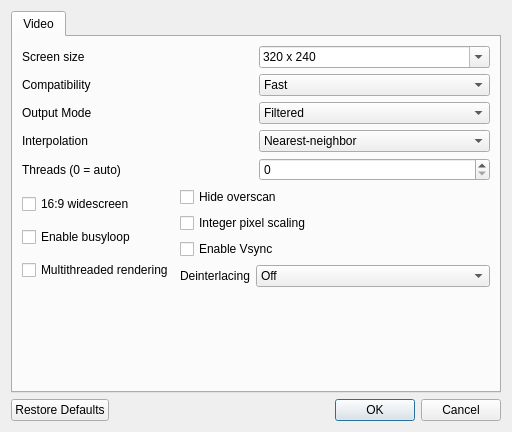
<?xml version="1.0" encoding="UTF-8"?>
<ui version="4.0">
 <class>MainDialog</class>
 <widget class="QDialog" name="MainDialog">
  <property name="geometry">
   <rect>
    <x>0</x>
    <y>0</y>
    <width>374</width>
    <height>432</height>
   </rect>
  </property>
  <property name="windowTitle">
   <string>Angrylion-Plus</string>
  </property>
  <layout class="QVBoxLayout" name="verticalLayout_2">
   <item>
    <layout class="QHBoxLayout" name="horizontalLayout">
     <item>
      <widget class="QTabWidget" name="tabWidget">
       <widget class="QWidget" name="tab">
        <attribute name="title">
         <string>Video</string>
        </attribute>
        <layout class="QVBoxLayout" name="verticalLayout">
         <item>
          <layout class="QHBoxLayout" name="horizontalLayout_2">
           <item>
            <widget class="QLabel" name="label">
             <property name="text">
              <string>Screen size</string>
             </property>
            </widget>
           </item>
           <item>
            <widget class="QComboBox" name="screenSizeComboBox">
             <property name="editable">
              <bool>true</bool>
             </property>
             <item>
              <property name="text">
               <string>320 x 240</string>
              </property>
             </item>
             <item>
              <property name="text">
               <string>400 x 300</string>
              </property>
             </item>
             <item>
              <property name="text">
               <string>480 x 360</string>
              </property>
             </item>
             <item>
              <property name="text">
               <string>640 x 480</string>
              </property>
             </item>
             <item>
              <property name="text">
               <string>800 x 600</string>
              </property>
             </item>
             <item>
              <property name="text">
               <string>960 x 720</string>
              </property>
             </item>
             <item>
              <property name="text">
               <string>1024 x 768</string>
              </property>
             </item>
             <item>
              <property name="text">
               <string>1152 x 864</string>
              </property>
             </item>
             <item>
              <property name="text">
               <string>1280 x 960</string>
              </property>
             </item>
             <item>
              <property name="text">
               <string>1280 x 1024</string>
              </property>
             </item>
             <item>
              <property name="text">
               <string>1440 x 1080</string>
              </property>
             </item>
             <item>
              <property name="text">
               <string>1600 x 1024</string>
              </property>
             </item>
             <item>
              <property name="text">
               <string>1600 x 1200</string>
              </property>
             </item>
            </widget>
           </item>
          </layout>
         </item>
         <item>
          <layout class="QHBoxLayout" name="horizontalLayout_3">
           <item>
            <widget class="QLabel" name="label_2">
             <property name="text">
              <string>Compatibility</string>
             </property>
            </widget>
           </item>
           <item>
            <widget class="QComboBox" name="dpCompatComboBox">
             <item>
              <property name="text">
               <string>Fast</string>
              </property>
             </item>
             <item>
              <property name="text">
               <string>Moderate</string>
              </property>
             </item>
             <item>
              <property name="text">
               <string>Slow</string>
              </property>
             </item>
            </widget>
           </item>
          </layout>
         </item>
         <item>
          <layout class="QHBoxLayout" name="horizontalLayout_4">
           <item>
            <widget class="QLabel" name="label_3">
             <property name="text">
              <string>Output Mode</string>
             </property>
            </widget>
           </item>
           <item>
            <widget class="QComboBox" name="viModeComboBox">
             <item>
              <property name="text">
               <string>Filtered</string>
              </property>
             </item>
             <item>
              <property name="text">
               <string>Unfiltered</string>
              </property>
             </item>
             <item>
              <property name="text">
               <string>Depth</string>
              </property>
             </item>
             <item>
              <property name="text">
               <string>Coverage</string>
              </property>
             </item>
            </widget>
           </item>
          </layout>
         </item>
         <item>
          <layout class="QHBoxLayout" name="horizontalLayout_5">
           <item>
            <widget class="QLabel" name="label_4">
             <property name="text">
              <string>Interpolation</string>
             </property>
            </widget>
           </item>
           <item>
            <widget class="QComboBox" name="viInterpolationComboBox">
             <item>
              <property name="text">
               <string>Nearest-neighbor</string>
              </property>
             </item>
             <item>
              <property name="text">
               <string>Bilinear</string>
              </property>
             </item>
             <item>
              <property name="text">
               <string>Hybrid</string>
              </property>
             </item>
            </widget>
           </item>
          </layout>
         </item>
         <item>
          <layout class="QHBoxLayout" name="horizontalLayout_8">
           <property name="leftMargin">
            <number>0</number>
           </property>
           <property name="topMargin">
            <number>0</number>
           </property>
           <property name="bottomMargin">
            <number>0</number>
           </property>
           <item>
            <widget class="QLabel" name="label_5">
             <property name="text">
              <string>Threads (0 = auto)</string>
             </property>
            </widget>
           </item>
           <item>
            <widget class="QSpinBox" name="numWorkersSpinBox"/>
           </item>
          </layout>
         </item>
         <item>
          <layout class="QHBoxLayout" name="horizontalLayout_11">
           <property name="bottomMargin">
            <number>0</number>
           </property>
           <item>
            <layout class="QVBoxLayout" name="verticalLayout_7">
             <property name="bottomMargin">
              <number>0</number>
             </property>
             <item>
              <widget class="QCheckBox" name="viWidescreenCheckBox">
               <property name="text">
                <string>16:9 widescreen</string>
               </property>
              </widget>
             </item>
             <item>
              <widget class="QCheckBox" name="busyLoopCheckBox">
               <property name="text">
                <string>Enable busyloop</string>
               </property>
              </widget>
             </item>
             <item>
              <widget class="QCheckBox" name="parallelCheckBox">
               <property name="text">
                <string>Multithreaded rendering</string>
               </property>
              </widget>
             </item>
            </layout>
           </item>
           <item>
            <layout class="QVBoxLayout" name="verticalLayout_6">
             <property name="bottomMargin">
              <number>0</number>
             </property>
             <item>
              <widget class="QCheckBox" name="viHideOverscanCheckBox">
               <property name="text">
                <string>Hide overscan</string>
               </property>
              </widget>
             </item>
             <item>
              <widget class="QCheckBox" name="viIntegerScalingCheckBox">
               <property name="text">
                <string>Integer pixel scaling</string>
               </property>
              </widget>
             </item>
             <item>
              <widget class="QCheckBox" name="viVsyncCheckBox">
               <property name="text">
                <string>Enable Vsync</string>
               </property>
             </widget>
             </item>
             <item>
              <layout class="QHBoxLayout" name="viDeinterlaceLayout">
               <item>
                <widget class="QLabel" name="viDeinterlaceLabel">
                 <property name="toolTip">
                  <string>Only applies in Filtered VI mode with interlaced (SERRATE) output. Motion Adaptive uses Weave for static areas and Bob for movement. Edge-Directed Motion Adaptive uses conservative diagonal interpolation on moving areas. Fine Edge-Directed Motion Adaptive uses per-pixel motion detection and a small local support window.</string>
                 </property>
                 <property name="text">
                  <string>Deinterlacing</string>
                 </property>
                </widget>
               </item>
               <item>
                <widget class="QComboBox" name="viDeinterlaceComboBox">
                 <property name="toolTip">
                  <string>Off: native VI output. Bob: vertical interpolation. Motion Adaptive: Weave static areas and Bob moving areas. Edge-Directed Motion Adaptive: same block motion mask, with conservative edge-guided interpolation on moving areas. Fine Edge-Directed Motion Adaptive: per-pixel temporal detection with a 3x2 local motion window, then edge-guided interpolation only near movement.</string>
                 </property>
                 <item>
                  <property name="text">
                   <string>Off</string>
                  </property>
                 </item>
                 <item>
                  <property name="text">
                   <string>Bob</string>
                  </property>
                 </item>
                 <item>
                  <property name="text">
                   <string>Motion Adaptive</string>
                  </property>
                 </item>
                 <item>
                  <property name="text">
                   <string>Motion Adaptive (Edge Directed)</string>
                  </property>
                 </item>
                 <item>
                  <property name="text">
                   <string>Motion Adaptive (Fine Edge Directed)</string>
                  </property>
                 </item>
                </widget>
               </item>
              </layout>
             </item>
            </layout>
           </item>
          </layout>
         </item>
         <item>
          <spacer name="verticalSpacer">
           <property name="orientation">
            <enum>Qt::Orientation::Vertical</enum>
           </property>
           <property name="sizeHint" stdset="0">
            <size>
             <width>20</width>
             <height>40</height>
            </size>
           </property>
          </spacer>
         </item>
        </layout>
       </widget>
      </widget>
     </item>
    </layout>
   </item>
   <item>
    <widget class="QDialogButtonBox" name="buttonBox">
     <property name="orientation">
      <enum>Qt::Orientation::Horizontal</enum>
     </property>
     <property name="standardButtons">
      <set>QDialogButtonBox::StandardButton::Cancel|QDialogButtonBox::StandardButton::Ok|QDialogButtonBox::StandardButton::RestoreDefaults</set>
     </property>
    </widget>
   </item>
  </layout>
 </widget>
 <resources/>
 <connections>
  <connection>
   <sender>buttonBox</sender>
   <signal>accepted()</signal>
   <receiver>MainDialog</receiver>
   <slot>accept()</slot>
   <hints>
    <hint type="sourcelabel">
     <x>248</x>
     <y>254</y>
    </hint>
    <hint type="destinationlabel">
     <x>157</x>
     <y>274</y>
    </hint>
   </hints>
  </connection>
  <connection>
   <sender>buttonBox</sender>
   <signal>rejected()</signal>
   <receiver>MainDialog</receiver>
   <slot>reject()</slot>
   <hints>
    <hint type="sourcelabel">
     <x>316</x>
     <y>260</y>
    </hint>
    <hint type="destinationlabel">
     <x>286</x>
     <y>274</y>
    </hint>
   </hints>
  </connection>
 </connections>
</ui>
